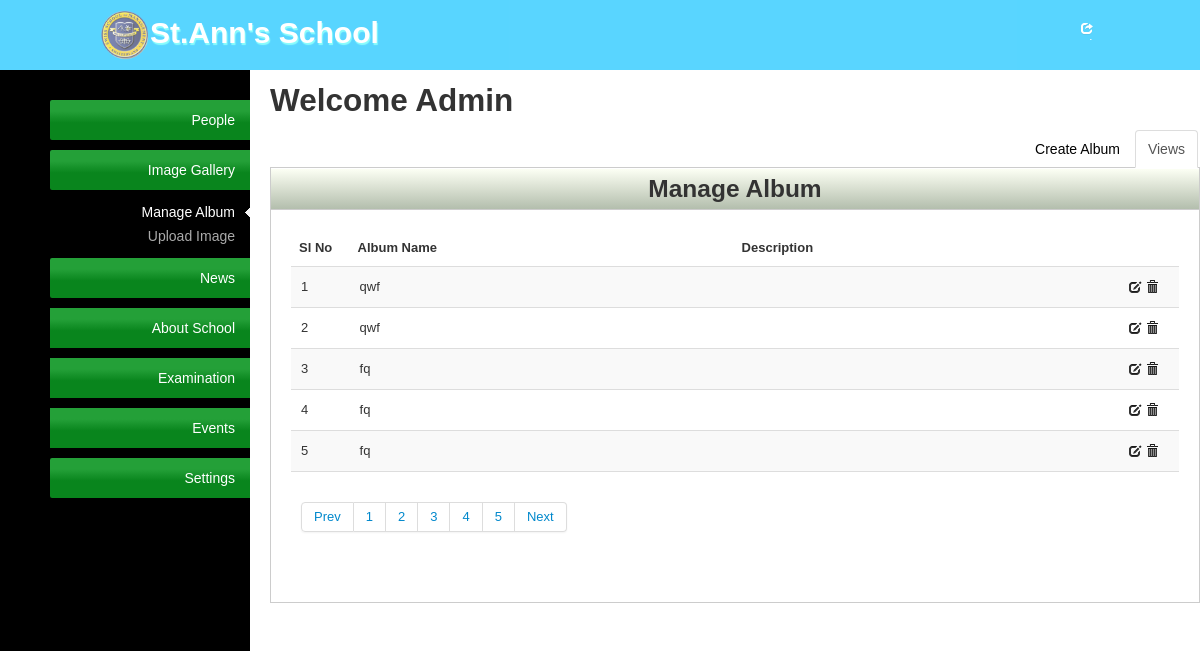
The app's page /admin/manage-album.php, older data.
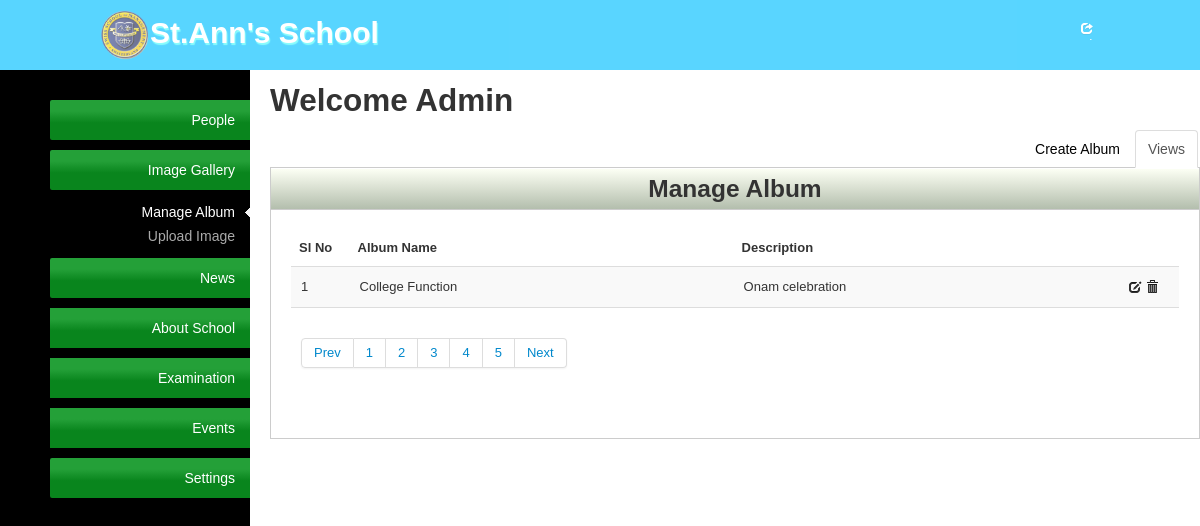
The same page, newer data.
### tables this page shows
CREATE TABLE `album` (
  `id` int(11) NOT NULL AUTO_INCREMENT,
  `album_name` varchar(50) NOT NULL,
  `description` mediumtext,
  PRIMARY KEY (`id`)
);

### admin/manage-album.php (the view, shortened to what this page needs)
<?php require_once('admin-layouts/admin-header.php'); ?>
<div class="tab-content">
    <h2>Welcome Admin</h2>
    <div class="tabbable">
        <ul class="nav nav-tabs">
            <li class="active"><a href="#tab1" data-toggle="tab">Views</a></li>
            <li><a href="#tab2" class="tab2-form" data-toggle="tab">Create Album</a></li>
        </ul>
        <div class="tab-content">
            <div class="tab-pane active" id="tab1">
                <div class="content-box">
                    <div class="content-box-header">
                        <h3 class="c-head">Manage Album</h3>
                    </div>
                    <div class="content-box-content">
                        <table class="table table-striped">
                            <thead>
                            <tr>
                                <th>Sl No</th>
                                <th>Album Name</th>
                                <th>Description</th>
                            </tr>
                            </thead>
                            <tfoot>
                            <tr>
                                <td colspan="6">
                                    <div class="pagination">
                                        <ul>
                                            <li><a href="#">Prev</a></li>
                                            <li><a href="#">1</a></li>
                                            <li><a href="#">2</a></li>
                                            <li><a href="#">3</a></li>
                                            <li><a href="#">4</a></li>
                                            <li><a href="#">5</a></li>
                                            <li><a href="#">Next</a></li>
                                        </ul>
                                    </div>
                                </td>
                            </tr>
                            </tfoot>
                            <tbody>
                            <?php
                            $sql_album = "SELECT * FROM album";
                            $result = mysql_query($sql_album) or die ('Error updating database: ' . mysql_error());
                            ?>
                            <?php
                            if($result) {
                                $iterator = 1;
                                while ($row = mysql_fetch_array($result)):?>
                                    <tr>
                                        <td><?php echo $iterator++;?></td>
                                        <td class="span5"><?php echo $row['album_name'];?></td>
                                        <td class="span5"><?php echo $row['description'];?></td>
                                        <td>
                                            <a title="Edit" href="#" class="edit" rowId="<?php echo $row['id'];?>"><i class="icon-edit"></i></a>
                                            <a title="Delete" href="#" class="delBtn" rowId="<?php echo $row['id'];?>"><i class="icon-trash"></i></a>
                                        </td>
                                    </tr>
                                <?php endwhile;} ?>
                            </tbody>
                        </table>
                    </div>
                </div>
            </div>
        </div>
    </div>
</div>
<?php require_once('admin-layouts/admin-footers.php'); ?>

Row changes from the older to the newer data that the page shows:
removed album: album_name "qwf"
removed album: album_name "qwf"
removed album: album_name "fq"
removed album: album_name "fq"
removed album: album_name "fq"
added album: album_name "College Function", description "Onam celebration"
